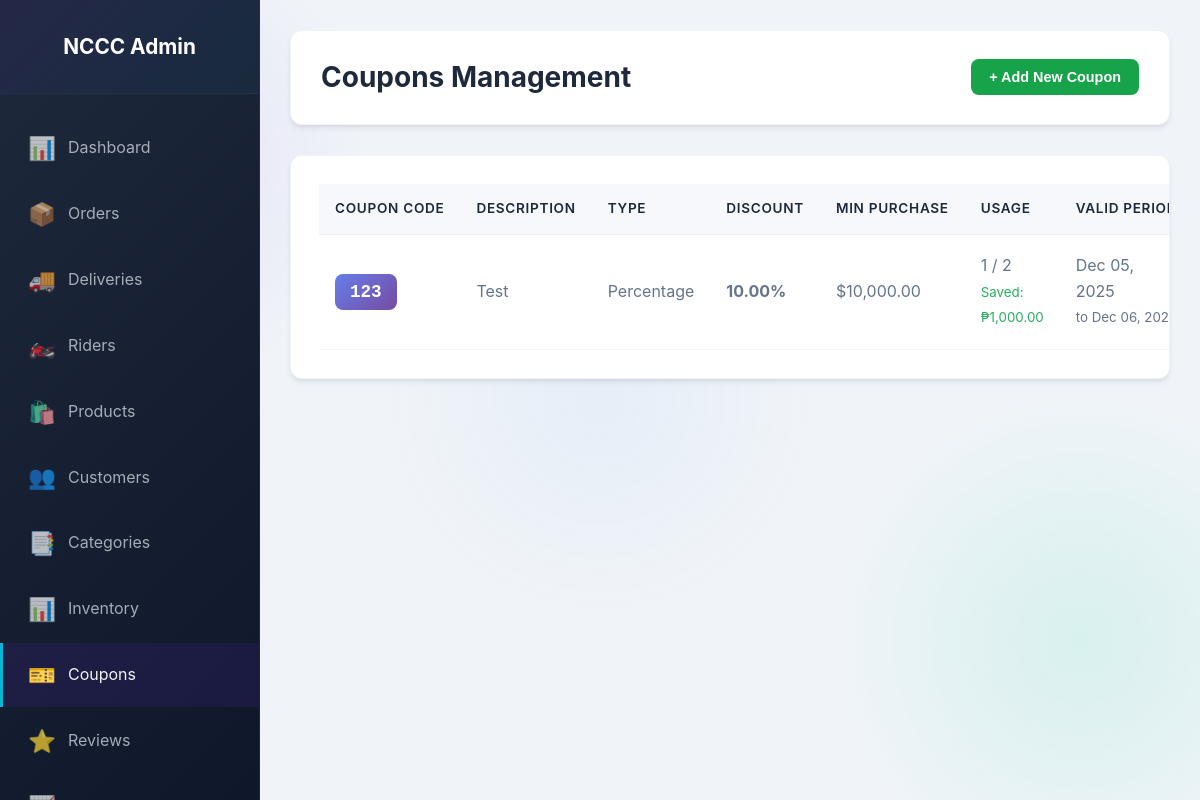
Screenshot of /admin/coupons.php (signed in) with the database file from the repository.
### tables this page shows
CREATE TABLE `coupons` (
  `coupon_id` int(11) NOT NULL,
  `coupon_code` varchar(50) NOT NULL,
  `description` varchar(255) DEFAULT NULL,
  `discount_type` enum('percentage','fixed_amount') NOT NULL,
  `discount_value` decimal(10,2) NOT NULL,
  `min_purchase_amount` decimal(10,2) DEFAULT NULL,
  `max_discount_amount` decimal(10,2) DEFAULT NULL,
  `usage_limit` int(11) DEFAULT NULL,
  `usage_count` int(11) DEFAULT 0,
  `start_date` date NOT NULL,
  `end_date` date NOT NULL,
  `is_active` tinyint(1) DEFAULT 1,
  `created_at` timestamp NOT NULL DEFAULT current_timestamp()
);

### config.php (called while the page is built, shortened)
<?php
function formatCurrency($amount) {
    $symbol = CURRENCY_SYMBOL;
    if (strpos($symbol, '₱') === false && strpos($symbol, 'P') === false) {
        $symbol = '₱';
    }
    return $symbol . number_format($amount, 2);
}
?>

### admin/coupons.php (the view, shortened to what this page needs)
<?php
require_once '../config.php';
$conn = getDBConnection();
$coupons = $conn->query("
    SELECT c.*,
           COUNT(oc.order_coupon_id) as times_used,
           SUM(oc.discount_applied) as total_discount
    FROM coupons c
    LEFT JOIN order_coupons oc ON c.coupon_id = oc.coupon_id
    GROUP BY c.coupon_id
    ORDER BY c.created_at DESC
")->fetch_all(MYSQLI_ASSOC);
?>
<!DOCTYPE html>
<html lang="en">
<head>
    <link rel="stylesheet" href="../css/style.css">
</head>
<body>
    <div class="admin-wrapper">
        <?php include 'sidebar.php'; ?>
        <main class="admin-main">
            <header class="admin-header">
                <h1>Coupons Management</h1>
                <button onclick="openModal()" class="btn-admin btn-success">+ Add New Coupon</button>
            </header>
            <div class="content-card">
                <table class="data-table">
                    <thead>
                        <tr>
                            <th>Coupon Code</th>
                            <th>Description</th>
                            <th>Type</th>
                            <th>Discount</th>
                            <th>Min Purchase</th>
                            <th>Usage</th>
                            <th>Valid Period</th>
                        </tr>
                    </thead>
                    <tbody>
                        <?php foreach ($coupons as $coupon):
                        ?>
                            <tr>
                                <td>
                                    <span class="coupon-badge"><?php echo htmlspecialchars($coupon['coupon_code']); ?></span>
                                </td>
                                <td><?php echo htmlspecialchars($coupon['description']); ?></td>
                                <td><?php echo ucfirst(str_replace('_', ' ', $coupon['discount_type'])); ?></td>
                                <td>
                                    <strong>
                                        <?php
                                        if ($coupon['discount_type'] === 'percentage') {
                                            echo $coupon['discount_value'] . '%';
                                        } else {
                                            echo '$' . number_format($coupon['discount_value'], 2);
                                        }
                                        ?>
                                    </strong>
                                </td>
                                <td>
                                    <?php echo $coupon['min_purchase_amount'] ? '$' . number_format($coupon['min_purchase_amount'], 2) : '-'; ?>
                                </td>
                                <td>
                                    <?php echo $coupon['times_used']; ?> /
                                    <?php echo $coupon['usage_limit'] ?: '∞'; ?>
                                    <br>
                                    <small style="color: #27ae60;">
                                        Saved: <?php echo formatCurrency($coupon['total_discount'] ?: 0); ?>
                                    </small>
                                </td>
                                <td>
                                    <?php echo date('M d, Y', strtotime($coupon['start_date'])); ?><br>
                                    <small>to <?php echo date('M d, Y', strtotime($coupon['end_date'])); ?></small>
                                </td>
                            </tr>
                        <?php endforeach; ?>
                    </tbody>
                </table>
            </div>
        </main>
    </div>
</body>
</html>

### css/style.css (style rules this page uses)
* { margin: 0; padding: 0; box-sizing: border-box; }
:root { --primary: #7c3aed; --primary-dark: #6d28d9; --primary-light: #a78bfa; --secondary: #06d6a0; --secondary-dark: #05b384; --accent: #ff9e00; --accent-light: #ffb74d; --dark: #0f172a; --light: #f8fafc; --border: #e2e8f0; --text: #1e293b; --text-light: #64748b; --error: #ef4444; --success: #10b981; --warning: #f59e0b; --info: #3b82f6; --gradient-primary: linear-gradient(135deg, #7c3aed 0%, #06d6a0 100%); --gradient-hero: linear-gradient(135deg, #7c3aed 0%, #3b82f6 50%, #06d6a0 100%); --shadow-sm: 0 1px 3px 0 rgba(0, 0, 0, 0.1); --shadow-md: 0 4px 6px -1px rgba(0, 0, 0, 0.1); --shadow-lg: 0 10px 15px -3px rgba(0, 0, 0, 0.1); --shadow-xl: 0 20px 25px -5px rgba(0, 0, 0, 0.1); --shadow-glow: 0 0 30px rgba(124, 58, 237, 0.3); --transition: all 0.4s cubic-bezier(0.25, 0.46, 0.45, 0.94); }
body { font-family: 'Inter', -apple-system, BlinkMacSystemFont, 'Segoe UI', Roboto, 'Helvetica Neue', Arial, sans-serif; line-height: 1.6; color: var(--text); background: linear-gradient(135deg, #f0f9ff 0%, #f0f4ff 100%); background-attachment: fixed; min-height: 100vh; overflow-x: hidden; }
body::before { content: ''; position: fixed; top: 0; left: 0; width: 100%; height: 100%; background: radial-gradient(circle at 10% 20%, rgba(124, 58, 237, 0.1) 0%, transparent 20%), radial-gradient(circle at 90% 80%, rgba(6, 214, 160, 0.1) 0%, transparent 20%), radial-gradient(circle at 50% 50%, rgba(59, 130, 246, 0.05) 0%, transparent 30%); z-index: -1; animation: float 20s ease-in-out infinite; }
a, button, .btn, .btn-primary, .btn-secondary { pointer-events: all !important; cursor: pointer !important; }

### rows the page displays
coupons: coupon_code "123", description "Test", discount_type "Percentage", discount_value "10.00", min_purchase_amount "10,000.00", times_used "1", usage_limit "2", total_discount "₱1,000.00", start_date "Dec 05, 2025", end_date "Dec 06,…"
